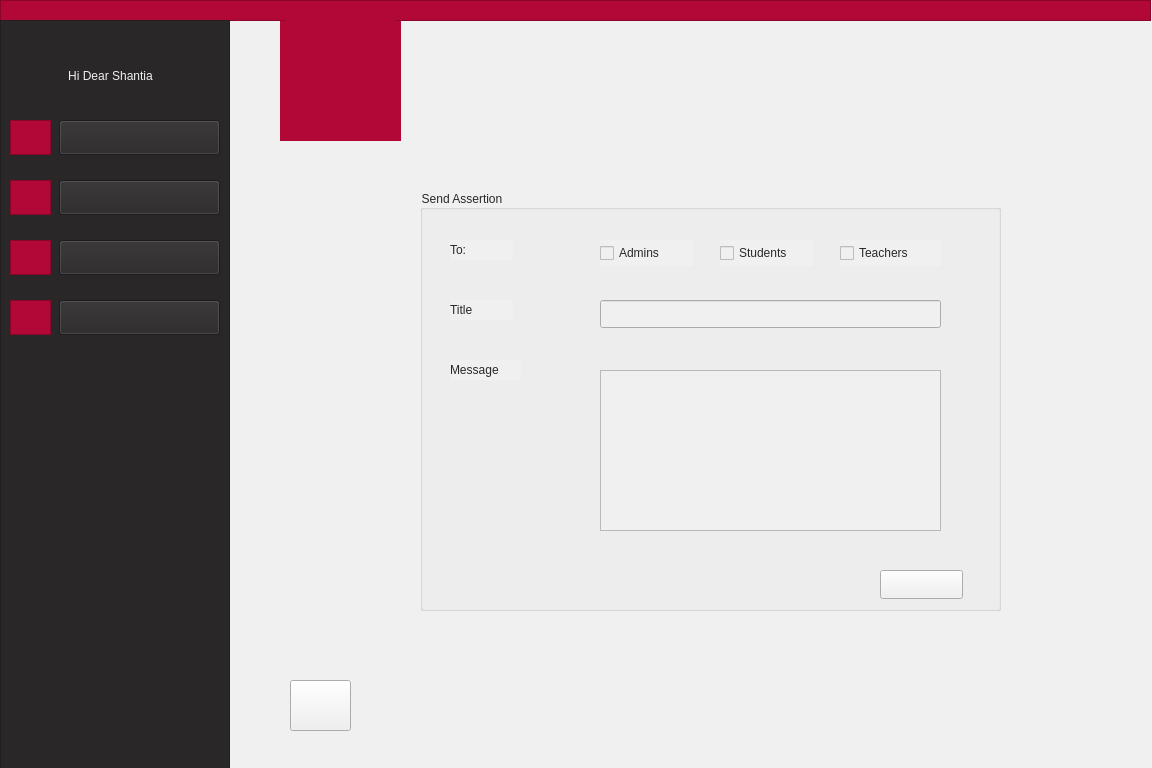
<?xml version="1.0" encoding="UTF-8"?>
<ui version="4.0">
 <class>AdminSendAssertion</class>
 <widget class="QWidget" name="AdminSendAssertion">
  <property name="geometry">
   <rect>
    <x>0</x>
    <y>0</y>
    <width>1152</width>
    <height>768</height>
   </rect>
  </property>
  <property name="minimumSize">
   <size>
    <width>1152</width>
    <height>768</height>
   </size>
  </property>
  <property name="windowTitle">
   <string>Form</string>
  </property>
  <property name="styleSheet">
   <string notr="true">background-color: rgb(240, 240, 240);</string>
  </property>
  <widget class="QLabel" name="label">
   <property name="geometry">
    <rect>
     <x>280</x>
     <y>20</y>
     <width>121</width>
     <height>121</height>
    </rect>
   </property>
   <property name="styleSheet">
    <string notr="true">background-color: rgb(178, 8, 55);
border-color: rgb(178, 8, 55);
</string>
   </property>
   <property name="text">
    <string/>
   </property>
   <property name="pixmap">
    <pixmap>:/AjaxLogo/filename.jpg</pixmap>
   </property>
   <property name="scaledContents">
    <bool>true</bool>
   </property>
   <property name="alignment">
    <set>Qt::AlignCenter</set>
   </property>
  </widget>
  <widget class="QLabel" name="label_9">
   <property name="geometry">
    <rect>
     <x>285</x>
     <y>20</y>
     <width>111</width>
     <height>111</height>
    </rect>
   </property>
   <property name="styleSheet">
    <string notr="true">background-color: rgb(178, 8, 55);</string>
   </property>
   <property name="text">
    <string/>
   </property>
   <property name="pixmap">
    <pixmap resource="pictures.qrc">:/logo/filename.jpg</pixmap>
   </property>
   <property name="scaledContents">
    <bool>true</bool>
   </property>
  </widget>
  <widget class="QFrame" name="frame">
   <property name="geometry">
    <rect>
     <x>0</x>
     <y>0</y>
     <width>1151</width>
     <height>21</height>
    </rect>
   </property>
   <property name="styleSheet">
    <string notr="true">background-color: rgb(178, 8, 55);
border-color: rgb(178, 8, 55);</string>
   </property>
   <property name="frameShape">
    <enum>QFrame::StyledPanel</enum>
   </property>
   <property name="frameShadow">
    <enum>QFrame::Raised</enum>
   </property>
  </widget>
  <widget class="QFrame" name="frame_2">
   <property name="geometry">
    <rect>
     <x>0</x>
     <y>20</y>
     <width>230</width>
     <height>768</height>
    </rect>
   </property>
   <property name="styleSheet">
    <string notr="true">background-color: rgb(41, 39, 40);
border-color: rgb(41, 39, 40);</string>
   </property>
   <property name="frameShape">
    <enum>QFrame::StyledPanel</enum>
   </property>
   <property name="frameShadow">
    <enum>QFrame::Raised</enum>
   </property>
   <widget class="QPushButton" name="pushButton">
    <property name="geometry">
     <rect>
      <x>59</x>
      <y>100</y>
      <width>161</width>
      <height>35</height>
     </rect>
    </property>
    <property name="styleSheet">
     <string notr="true">font: 11pt &quot;Montserrat&quot;;
</string>
    </property>
    <property name="text">
     <string/>
    </property>
   </widget>
   <widget class="QPushButton" name="pushButton_2">
    <property name="geometry">
     <rect>
      <x>59</x>
      <y>160</y>
      <width>161</width>
      <height>35</height>
     </rect>
    </property>
    <property name="styleSheet">
     <string notr="true">font: 11pt &quot;Montserrat&quot;;
</string>
    </property>
    <property name="text">
     <string/>
    </property>
   </widget>
   <widget class="QPushButton" name="pushButton_3">
    <property name="geometry">
     <rect>
      <x>59</x>
      <y>220</y>
      <width>161</width>
      <height>35</height>
     </rect>
    </property>
    <property name="styleSheet">
     <string notr="true">font: 11pt &quot;Montserrat&quot;;
</string>
    </property>
    <property name="text">
     <string/>
    </property>
   </widget>
   <widget class="QPushButton" name="pushButton_4">
    <property name="geometry">
     <rect>
      <x>59</x>
      <y>280</y>
      <width>161</width>
      <height>35</height>
     </rect>
    </property>
    <property name="styleSheet">
     <string notr="true">font: 11pt &quot;Montserrat&quot;;
</string>
    </property>
    <property name="text">
     <string/>
    </property>
   </widget>
   <widget class="QFrame" name="frame_3">
    <property name="geometry">
     <rect>
      <x>10</x>
      <y>100</y>
      <width>41</width>
      <height>35</height>
     </rect>
    </property>
    <property name="styleSheet">
     <string notr="true">background-color: rgb(178, 8, 55);
border-color: rgb(178, 8, 55);</string>
    </property>
    <property name="frameShape">
     <enum>QFrame::StyledPanel</enum>
    </property>
    <property name="frameShadow">
     <enum>QFrame::Raised</enum>
    </property>
    <widget class="QLabel" name="label_6">
     <property name="geometry">
      <rect>
       <x>5</x>
       <y>1</y>
       <width>31</width>
       <height>31</height>
      </rect>
     </property>
     <property name="styleSheet">
      <string notr="true"/>
     </property>
     <property name="text">
      <string/>
     </property>
     <property name="pixmap">
      <pixmap resource="icon.qrc">:/icon/profile.png</pixmap>
     </property>
     <property name="scaledContents">
      <bool>true</bool>
     </property>
    </widget>
   </widget>
   <widget class="QFrame" name="frame_5">
    <property name="geometry">
     <rect>
      <x>10</x>
      <y>160</y>
      <width>41</width>
      <height>35</height>
     </rect>
    </property>
    <property name="cursor">
     <cursorShape>ArrowCursor</cursorShape>
    </property>
    <property name="styleSheet">
     <string notr="true">background-color: rgb(178, 8, 55);
border-color: rgb(178, 8, 55);</string>
    </property>
    <property name="frameShape">
     <enum>QFrame::StyledPanel</enum>
    </property>
    <property name="frameShadow">
     <enum>QFrame::Raised</enum>
    </property>
    <widget class="QLabel" name="label_10">
     <property name="geometry">
      <rect>
       <x>5</x>
       <y>2</y>
       <width>31</width>
       <height>31</height>
      </rect>
     </property>
     <property name="text">
      <string/>
     </property>
     <property name="pixmap">
      <pixmap resource="icon.qrc">:/icon/message.png</pixmap>
     </property>
     <property name="scaledContents">
      <bool>true</bool>
     </property>
    </widget>
   </widget>
   <widget class="QFrame" name="frame_6">
    <property name="geometry">
     <rect>
      <x>10</x>
      <y>220</y>
      <width>41</width>
      <height>35</height>
     </rect>
    </property>
    <property name="styleSheet">
     <string notr="true">background-color: rgb(178, 8, 55);
border-color: rgb(178, 8, 55);</string>
    </property>
    <property name="frameShape">
     <enum>QFrame::StyledPanel</enum>
    </property>
    <property name="frameShadow">
     <enum>QFrame::Raised</enum>
    </property>
    <widget class="QLabel" name="label_7">
     <property name="geometry">
      <rect>
       <x>5</x>
       <y>2</y>
       <width>31</width>
       <height>31</height>
      </rect>
     </property>
     <property name="text">
      <string/>
     </property>
     <property name="pixmap">
      <pixmap resource="icon.qrc">:/icon/add-user.png</pixmap>
     </property>
     <property name="scaledContents">
      <bool>true</bool>
     </property>
    </widget>
   </widget>
   <widget class="QFrame" name="frame_7">
    <property name="geometry">
     <rect>
      <x>10</x>
      <y>280</y>
      <width>41</width>
      <height>35</height>
     </rect>
    </property>
    <property name="styleSheet">
     <string notr="true">background-color: rgb(178, 8, 55);
border-color: rgb(178, 8, 55);</string>
    </property>
    <property name="frameShape">
     <enum>QFrame::StyledPanel</enum>
    </property>
    <property name="frameShadow">
     <enum>QFrame::Raised</enum>
    </property>
    <widget class="QLabel" name="label_11">
     <property name="geometry">
      <rect>
       <x>5</x>
       <y>2</y>
       <width>31</width>
       <height>31</height>
      </rect>
     </property>
     <property name="text">
      <string/>
     </property>
     <property name="pixmap">
      <pixmap resource="icon.qrc">:/icon/upload-mail.png</pixmap>
     </property>
     <property name="scaledContents">
      <bool>true</bool>
     </property>
    </widget>
   </widget>
   <widget class="QLabel" name="label_2">
    <property name="geometry">
     <rect>
      <x>20</x>
      <y>40</y>
      <width>181</width>
      <height>31</height>
     </rect>
    </property>
    <property name="styleSheet">
     <string notr="true">font: 11pt &quot;Montserrat&quot;;
color: rgb(240, 240, 240);</string>
    </property>
    <property name="text">
     <string>Hi Dear Shantia</string>
    </property>
    <property name="alignment">
     <set>Qt::AlignCenter</set>
    </property>
   </widget>
   <widget class="QLabel" name="label_3">
    <property name="geometry">
     <rect>
      <x>100</x>
      <y>100</y>
      <width>81</width>
      <height>30</height>
     </rect>
    </property>
    <property name="autoFillBackground">
     <bool>false</bool>
    </property>
    <property name="styleSheet">
     <string notr="true">font: 11pt &quot;Montserrat&quot;;
color: rgb(240, 240, 240);</string>
    </property>
    <property name="lineWidth">
     <number>0</number>
    </property>
    <property name="text">
     <string>Profile</string>
    </property>
    <property name="alignment">
     <set>Qt::AlignCenter</set>
    </property>
   </widget>
   <widget class="QLabel" name="label_4">
    <property name="geometry">
     <rect>
      <x>90</x>
      <y>160</y>
      <width>101</width>
      <height>30</height>
     </rect>
    </property>
    <property name="styleSheet">
     <string notr="true">font: 11pt &quot;Montserrat&quot;;
color: rgb(240, 240, 240);</string>
    </property>
    <property name="text">
     <string>Messges</string>
    </property>
    <property name="alignment">
     <set>Qt::AlignCenter</set>
    </property>
   </widget>
   <widget class="QLabel" name="label_5">
    <property name="geometry">
     <rect>
      <x>90</x>
      <y>220</y>
      <width>111</width>
      <height>30</height>
     </rect>
    </property>
    <property name="styleSheet">
     <string notr="true">font: 11pt &quot;Montserrat&quot;;
color: rgb(240, 240, 240);</string>
    </property>
    <property name="text">
     <string>Add People</string>
    </property>
    <property name="alignment">
     <set>Qt::AlignCenter</set>
    </property>
   </widget>
   <widget class="QLabel" name="label_8">
    <property name="geometry">
     <rect>
      <x>70</x>
      <y>280</y>
      <width>141</width>
      <height>30</height>
     </rect>
    </property>
    <property name="styleSheet">
     <string notr="true">font: 11pt &quot;Montserrat&quot;;
color: rgb(240, 240, 240);</string>
    </property>
    <property name="text">
     <string>Send Assertion</string>
    </property>
    <property name="alignment">
     <set>Qt::AlignCenter</set>
    </property>
   </widget>
   <zorder>frame_5</zorder>
   <zorder>frame_6</zorder>
   <zorder>frame_7</zorder>
   <zorder>label_2</zorder>
   <zorder>label_3</zorder>
   <zorder>label_4</zorder>
   <zorder>label_5</zorder>
   <zorder>label_8</zorder>
   <zorder>frame_3</zorder>
   <zorder>pushButton</zorder>
   <zorder>pushButton_2</zorder>
   <zorder>pushButton_3</zorder>
   <zorder>pushButton_4</zorder>
  </widget>
  <widget class="QPushButton" name="backToMenu">
   <property name="geometry">
    <rect>
     <x>290</x>
     <y>680</y>
     <width>61</width>
     <height>51</height>
    </rect>
   </property>
   <property name="text">
    <string/>
   </property>
  </widget>
  <widget class="QLabel" name="label_14">
   <property name="geometry">
    <rect>
     <x>300</x>
     <y>680</y>
     <width>41</width>
     <height>46</height>
    </rect>
   </property>
   <property name="text">
    <string/>
   </property>
   <property name="pixmap">
    <pixmap resource="arrowIcon.qrc">:/new/prefix1/icons8-left-arrow-50.png</pixmap>
   </property>
   <property name="scaledContents">
    <bool>true</bool>
   </property>
  </widget>
  <widget class="QGroupBox" name="groupBox">
   <property name="geometry">
    <rect>
     <x>420</x>
     <y>190</y>
     <width>581</width>
     <height>421</height>
    </rect>
   </property>
   <property name="styleSheet">
    <string notr="true">font: 9pt &quot;Montserrat&quot;;
color: rgb(41, 39, 40);</string>
   </property>
   <property name="title">
    <string>Send Assertion</string>
   </property>
   <widget class="QLabel" name="label_12">
    <property name="geometry">
     <rect>
      <x>30</x>
      <y>50</y>
      <width>63</width>
      <height>20</height>
     </rect>
    </property>
    <property name="styleSheet">
     <string notr="true">font: 9pt &quot;Montserrat&quot;;
color: rgb(41, 39, 40);</string>
    </property>
    <property name="text">
     <string>To:</string>
    </property>
   </widget>
   <widget class="QTextEdit" name="messageLine">
    <property name="geometry">
     <rect>
      <x>180</x>
      <y>180</y>
      <width>341</width>
      <height>161</height>
     </rect>
    </property>
   </widget>
   <widget class="QLabel" name="label_13">
    <property name="geometry">
     <rect>
      <x>30</x>
      <y>110</y>
      <width>63</width>
      <height>20</height>
     </rect>
    </property>
    <property name="styleSheet">
     <string notr="true">font: 9pt &quot;Montserrat&quot;;
color: rgb(41, 39, 40);</string>
    </property>
    <property name="text">
     <string>Title</string>
    </property>
   </widget>
   <widget class="QLabel" name="label_16">
    <property name="geometry">
     <rect>
      <x>460</x>
      <y>385</y>
      <width>63</width>
      <height>20</height>
     </rect>
    </property>
    <property name="styleSheet">
     <string notr="true">font: 9pt &quot;Montserrat&quot;;
color: rgb(178, 8, 55);</string>
    </property>
    <property name="text">
     <string>Send</string>
    </property>
    <property name="alignment">
     <set>Qt::AlignCenter</set>
    </property>
   </widget>
   <widget class="QPushButton" name="sendbtn">
    <property name="geometry">
     <rect>
      <x>460</x>
      <y>380</y>
      <width>83</width>
      <height>29</height>
     </rect>
    </property>
    <property name="text">
     <string/>
    </property>
   </widget>
   <widget class="QCheckBox" name="TeacherBox">
    <property name="geometry">
     <rect>
      <x>420</x>
      <y>50</y>
      <width>101</width>
      <height>26</height>
     </rect>
    </property>
    <property name="styleSheet">
     <string notr="true">font: 9pt &quot;Montserrat&quot;;
color: rgb(41, 39, 40);</string>
    </property>
    <property name="text">
     <string>Teachers</string>
    </property>
   </widget>
   <widget class="QLabel" name="label_15">
    <property name="geometry">
     <rect>
      <x>30</x>
      <y>170</y>
      <width>71</width>
      <height>20</height>
     </rect>
    </property>
    <property name="styleSheet">
     <string notr="true">font: 9pt &quot;Montserrat&quot;;
color: rgb(41, 39, 40);</string>
    </property>
    <property name="text">
     <string>Message</string>
    </property>
   </widget>
   <widget class="QLineEdit" name="TitleLine">
    <property name="geometry">
     <rect>
      <x>180</x>
      <y>110</y>
      <width>341</width>
      <height>28</height>
     </rect>
    </property>
   </widget>
   <widget class="QCheckBox" name="StudentBox">
    <property name="geometry">
     <rect>
      <x>300</x>
      <y>50</y>
      <width>93</width>
      <height>26</height>
     </rect>
    </property>
    <property name="styleSheet">
     <string notr="true">font: 9pt &quot;Montserrat&quot;;
color: rgb(41, 39, 40);</string>
    </property>
    <property name="text">
     <string>Students</string>
    </property>
   </widget>
   <widget class="QCheckBox" name="AdminBox">
    <property name="geometry">
     <rect>
      <x>180</x>
      <y>50</y>
      <width>93</width>
      <height>26</height>
     </rect>
    </property>
    <property name="styleSheet">
     <string notr="true">font: 9pt &quot;Montserrat&quot;;
color: rgb(41, 39, 40);</string>
    </property>
    <property name="text">
     <string>Admins</string>
    </property>
   </widget>
  </widget>
  <zorder>label</zorder>
  <zorder>frame</zorder>
  <zorder>frame_2</zorder>
  <zorder>label_9</zorder>
  <zorder>label_14</zorder>
  <zorder>backToMenu</zorder>
  <zorder>groupBox</zorder>
 </widget>
 <resources>
  <include location="arrowIcon.qrc"/>
  <include location="icon.qrc"/>
  <include location="pictures.qrc"/>
 </resources>
 <connections/>
</ui>
